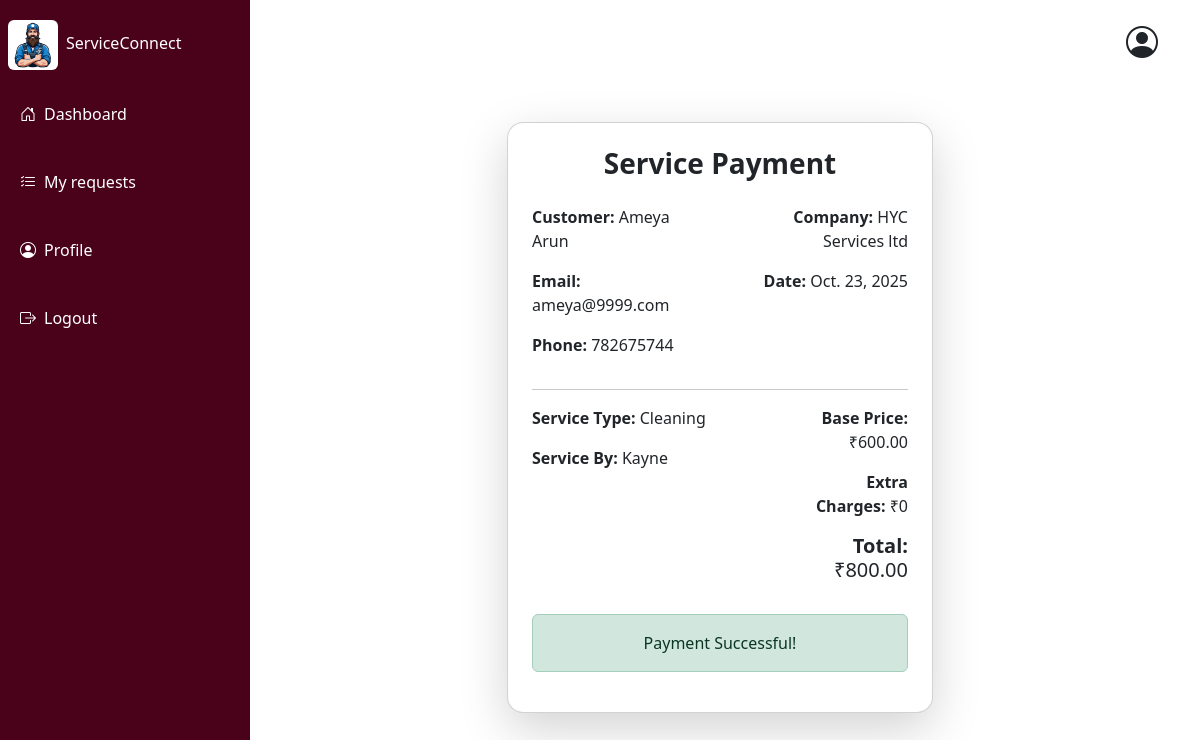
/invoice/2 (signed in), run on the app's committed database.
### service/models.py (models this page shows, shortened)
class CustomerProfile(models.Model):
    user = models.OneToOneField(settings.AUTH_USER_MODEL, on_delete=models.CASCADE, related_name='customer_profile')
    cust_name = models.CharField(max_length=100)
    phone = models.CharField(max_length=15)
    address = models.TextField()

class CustomUser(AbstractUser):
    ROLE_CHOICES = (
        ('customer', 'Customer'),
        ('company', 'Company'),
        ('technician', 'Technician'),
    )
    role = models.CharField(max_length=20, choices=ROLE_CHOICES)

class CompanyProfile(models.Model):
    user = models.OneToOneField(settings.AUTH_USER_MODEL, on_delete=models.CASCADE, related_name='company_profile')
    company_name = models.CharField(max_length=100)
    phone = models.CharField(max_length=15)
    address = models.TextField()
    logo = models.ImageField(upload_to='company_logo/', blank=True, null=True)

class ServiceRequest(models.Model):
    STATUS_CHOICES = (
        ('requested', 'Requested'),
        ('assigned', 'Assigned'),
        ('accepted', 'Accepted'),
        ('rejected', 'Rejected'),
        ('Proceeding', 'Proceeding'),
        ('completed', 'Completed'),
        ('payment_pending', 'Payment Pending'),
        ('paid', 'Paid'),
        ('cancelled', 'Cancelled'),
    )
    customer = models.ForeignKey(CustomerProfile, on_delete=models.CASCADE, related_name='customer_requests')
    company = models.ForeignKey(CompanyProfile, on_delete=models.CASCADE, related_name='company_requests')
    technician = models.ForeignKey(TechnicianProfile, null=True, blank=True, on_delete=models.SET_NULL, related_name='technician_requests')
    service_type = models.ForeignKey(ServiceType, on_delete=models.CASCADE, related_name='service_requests')
    title = models.CharField(max_length=100, blank=True)
    description = models.TextField(blank=True)
    preferred_date = models.DateField(null=True, blank=True)
    status = models.CharField(max_length=20, choices=STATUS_CHOICES, default='requested')
    base_price = models.DecimalField(max_digits=10, decimal_places=2)
    extra_charges = models.DecimalField(max_digits=10, decimal_places=2, default=0,null=True, blank=True)
    actual_price = models.DecimalField(max_digits=10, decimal_places=2, null=True, blank=True, default=0)
    feedback = models.TextField(null=True, blank=True)
    rating = models.PositiveIntegerField(null=True, blank=True)
    created_at = models.DateTimeField(auto_now_add=True)
    updated_at = models.DateTimeField(auto_now=True)

class ServiceType(models.Model):
    company = models.ForeignKey(CompanyProfile, on_delete=models.CASCADE, related_name='services')
    name = models.CharField(max_length=100)
    description = models.TextField(blank=True)
    base_price = models.DecimalField(max_digits=10, decimal_places=2, default=0.00)
    image = models.ImageField(upload_to='service_images/', blank=True, null=True)

class TechnicianProfile(models.Model):
    user = models.OneToOneField(settings.AUTH_USER_MODEL, on_delete=models.CASCADE, related_name='technician_profile')
    company = models.ForeignKey(CompanyProfile, on_delete=models.CASCADE, related_name='company_technicians')
    name = models.CharField(max_length=100)
    phone = models.CharField(max_length=15)
    service_types = models.ManyToManyField(ServiceType, related_name='service_technicians')
    STATUS_CHOICES = [
        ('available', 'Available'),
        ('busy', 'Busy'),
    ]
    status = models.CharField(max_length=10, choices=STATUS_CHOICES, default='available')

### service/views.py (the view)
# urls.py: path('invoice/<int:request_id>',views.invoice_view,name='invoice'),
@login_required
def invoice_view(request, request_id):
    service_request = get_object_or_404(ServiceRequest, id=request_id)
    context = {
        'service_request': service_request,
        'customer': service_request.customer,
        'company': service_request.company,
        'technician': service_request.technician,
    }
    return render(request, 'invoice.html', context)

### templates/invoice.html (shortened to what this page needs)
{% extends 'customer_base.html' %}
{% load static %}
{% block content %}
<div class="container mt-5 w-50">
  <div class="card shadow-lg rounded-4 p-4">
    <h3 class="text-center text-dark fw-bold mb-4">Service Payment</h3>
    <div class="row ">
      <div class="col-md-6">
        <p><strong>Customer:</strong> {{ customer.cust_name }}</p>
        <p><strong>Email:</strong> {{ customer.user.email }}</p>
        <p><strong>Phone:</strong> {{ customer.phone }}</p>
      </div>
      <div class="col-md-6 text-end">
        <p><strong>Company:</strong> {{ company.company_name }}</p>
        <p><strong>Date:</strong> {{ service_request.preferred_date }}</p>
      </div>
    </div>
    <hr>
    <div class="row">
      <div class="col-md-8">
        <p><strong>Service Type:</strong> {{ service_request.service_type.name }}</p>
        <p><strong>Service By:</strong> {{service_request.technician.name}}</p>
      </div>
      <div class="col-md-4 text-end">
        <p><strong>Base Price:</strong> ₹{{ service_request.base_price }}</p>
        <p><strong>Extra Charges:</strong> ₹{{ service_request.extra_charges|default:"0" }}</p>
        <h5><strong>Total:</strong> ₹{{ service_request.actual_price }}</h5>
      </div>
    </div>
    {% if service_request.status == 'payment_pending' %}
    <div class="text-center mt-4">
      <button type="button" class="btn btn-success px-4" data-bs-toggle="modal" data-bs-target="#paymentModal">
        Proceed to Pay
      </button>
    </div>
    {% elif service_request.status == 'paid' %}
    <div class="alert alert-success text-center mt-4">
      Payment Successful!
    </div>
    {% endif %}
  </div>
</div>
{% endblock %}

### templates/customer_base.html (style rules this page uses)
html, body { height: 100%; margin: 0; padding: 0; }
body { background-color: white; }
.card { border-radius: 12px; transition: all 0.3s; }

### data on the page
CustomerProfile: cust_name "Ameya Arun", user.email "ameya@9999.com", phone "782675744"
CompanyProfile: company_name "HYC Services ltd"
ServiceRequest: preferred_date "Oct. 23, 2025", service_type.name "Cleaning", technician.name "Kayne", base_price "600.00", extra_charges "0", actual_price "800.00"
